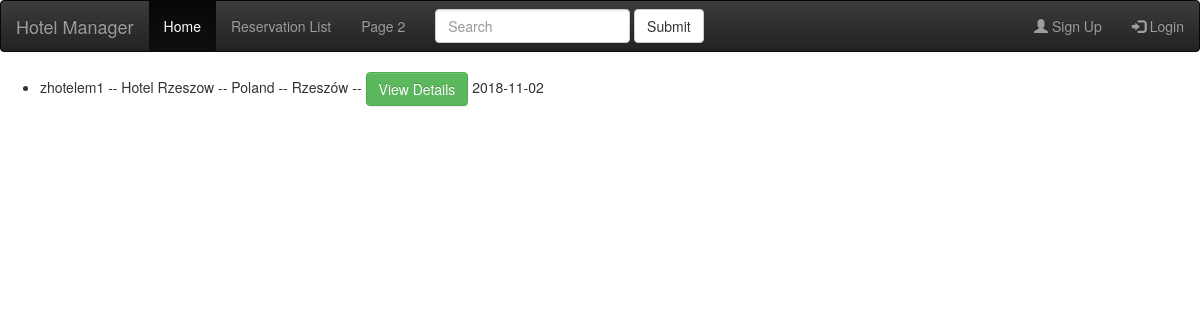
The page /booking/home/ on the database its author committed.
### booking/models.py (models this page shows, shortened)
class Hotel(models.Model):
    hotel_owner = models.ForeignKey(HotelOwner, on_delete=models.CASCADE)
    hotel_name = models.CharField(max_length=120)
    hotel_country = models.CharField(max_length=50)
    hotel_city = models.CharField(max_length=100)
    hotel_room_sgl = models.PositiveIntegerField(validators=[MinValueValidator(0)], default=0)
    hotel_room_dbl = models.PositiveIntegerField(validators=[MinValueValidator(0)], default=0)
    hotel_room_twin = models.PositiveIntegerField(validators=[MinValueValidator(0)], default=0)
    hotel_room_tpl = models.PositiveIntegerField(validators=[MinValueValidator(0)], default=0)
    hotel_room_qdbl = models.PositiveIntegerField(validators=[MinValueValidator(0)], default=0)
    hotel_room_family = models.PositiveIntegerField(validators=[MinValueValidator(0)], default=0)
    hotel_room_apartment = models.PositiveIntegerField(validators=[MinValueValidator(0)], default=0)

class HotelOwner(AbstractUser):
    hasHotel = models.BooleanField(default=False)
    class Meta:
        app_label = 'booking'
        permissions = ("has_hotel", "Has hotel."),

### booking/views.py (the view)
# urls.py: path('home/', views.Home.as_view(), name='home'),
class Home(ListView):
    template_name = 'booking/home.html'
    context_object_name = 'all_hotels'
    def get_context_data(self, *, object_list=None, **kwargs):
        now = datetime.datetime.now()
        context = super().get_context_data(**kwargs)
        context['now'] = now.strftime("%Y-%m-%d")
        return context
    def get_queryset(self):
        return Hotel.objects.all()

### booking/templates/booking/home.html (shortened to what this page needs)
{% extends 'base.html' %}
{% block body %}
    <ul>
        {% for hotel in all_hotels %}
            <li>{{ hotel.hotel_owner }} -- {{ hotel.hotel_name }} -- {{ hotel.hotel_country }} -- {{ hotel.hotel_city }} --
            <a class="btn btn-success" href="{% url 'booking:hotel_details' pk=hotel.pk %}" role="button">View Details</a>
            {{ now }}
            </li>
        {% endfor %}
    </ul>
{% endblock %}

### rows shown on the page
Hotel: hotel_owner "zhotelem1", hotel_name "Hotel Rzeszow", hotel_country "Poland", hotel_city "Rzeszów"
